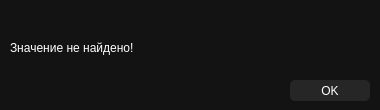
<?xml version="1.0" encoding="UTF-8"?>
<ui version="4.0">
 <class>nodeNotFound</class>
 <widget class="QDialog" name="nodeNotFound">
  <property name="geometry">
   <rect>
    <x>0</x>
    <y>0</y>
    <width>380</width>
    <height>110</height>
   </rect>
  </property>
  <property name="minimumSize">
   <size>
    <width>380</width>
    <height>110</height>
   </size>
  </property>
  <property name="maximumSize">
   <size>
    <width>380</width>
    <height>110</height>
   </size>
  </property>
  <property name="windowTitle">
   <string>Ошибка</string>
  </property>
  <property name="styleSheet">
   <string notr="true">background: #131313;</string>
  </property>
  <widget class="QLabel" name="label">
   <property name="geometry">
    <rect>
     <x>10</x>
     <y>40</y>
     <width>221</width>
     <height>16</height>
    </rect>
   </property>
   <property name="styleSheet">
    <string notr="true">color: white;</string>
   </property>
   <property name="text">
    <string>Значение не найдено!</string>
   </property>
  </widget>
  <widget class="QPushButton" name="pushButton">
   <property name="geometry">
    <rect>
     <x>290</x>
     <y>80</y>
     <width>80</width>
     <height>21</height>
    </rect>
   </property>
   <property name="styleSheet">
    <string notr="true">#pushButton{
	background-color: rgb(38, 38, 38);
	border: none;
	color:#ffffff;
	border-radius: 5px;
}

#pushButton:hover{
	border: 1px solid #393939
}

#pushButton:pressed{
	background-color: #393939;
}</string>
   </property>
   <property name="text">
    <string>OK</string>
   </property>
  </widget>
 </widget>
 <resources/>
 <connections/>
</ui>
